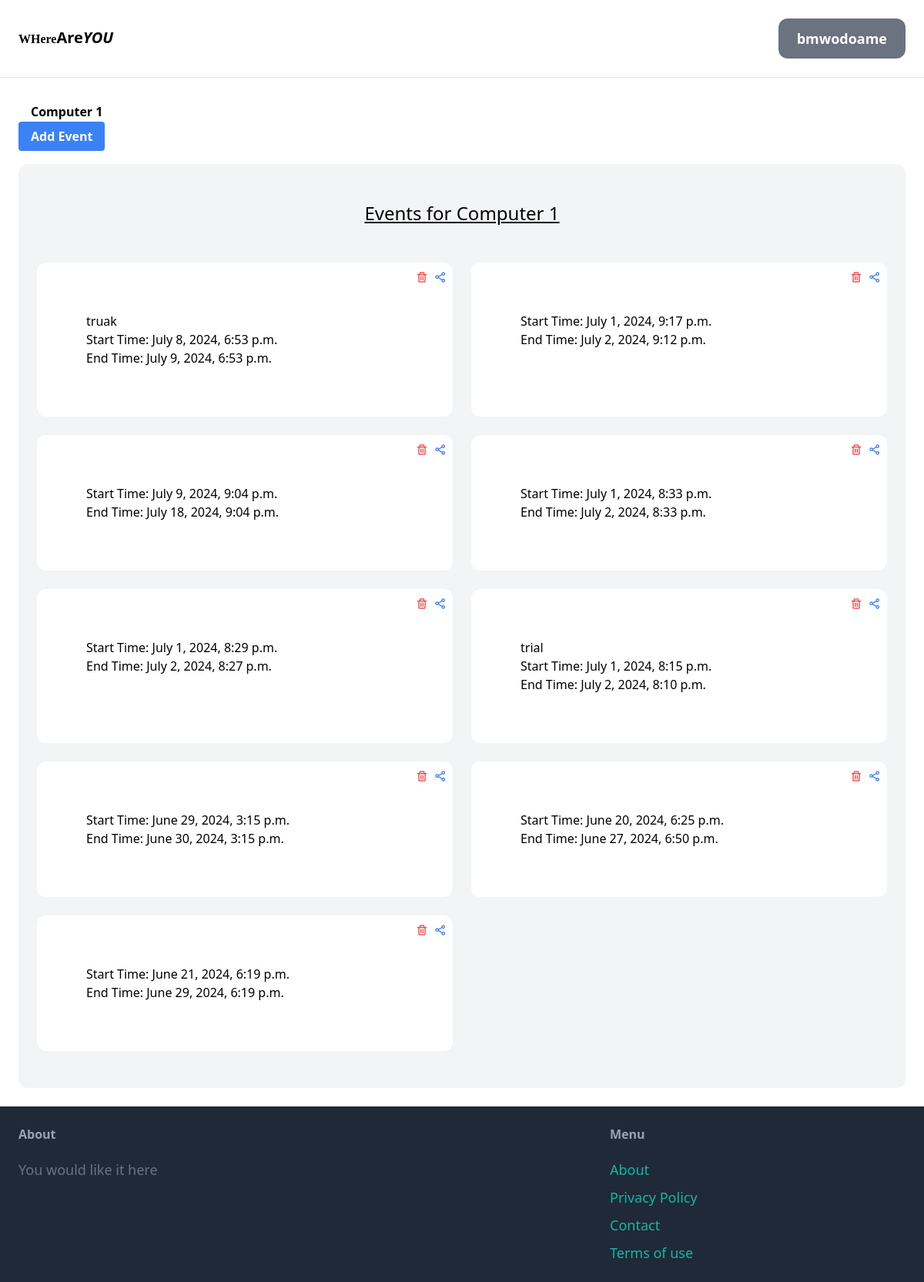
Page /spencer/science/Computer 1/ (signed in) on the committed database.
### core/models.py (models this page shows, shortened)
class Class(models.Model):
    course = models.ForeignKey(Course, on_delete=models.CASCADE)
    class_name = models.CharField(max_length=100)

class Event(models.Model):
    event_id = models.AutoField(primary_key=True)
    related_class = models.ForeignKey(Class, on_delete=models.CASCADE)
    event_name = models.CharField(max_length=100, blank=True)
    start_time = models.DateTimeField()
    end_time = models.DateTimeField()
    location_address = models.CharField(max_length=200,null=True, blank=True)
    radius = models.DecimalField(max_digits=5, decimal_places=2)
    is_student_id_required = models.BooleanField(default=False)
    is_index_number_required = models.BooleanField(default=False)
    is_student_name_required = models.BooleanField(default=False)
    created_at = models.DateTimeField(auto_now_add=True)
    checkpoint_lat = models.DecimalField(decimal_places=7, max_digits=15, null=True)
    checkpoint_lng =  models.DecimalField(decimal_places=7, max_digits=15, null=True)
    class Meta:
        ordering = ['-created_at']

### core/views.py (the view)
# urls.py: path('<str:username>/<str:coursename>/<str:classname>/', views.view_class, name='view_class'),
def view_class(request: HttpRequest, username, coursename, classname):
    print(coursename)
    class_obj = get_object_or_404(Class, course__name=coursename, class_name=classname)
    events = class_obj.event_set.all()  # Get all events related to this class
    context =  {'class': class_obj, 'events': events, 'coursename':coursename}
    return render(request, 'core/view_class.html', context)

### core/templates/core/view_class.html (shortened to what this page needs)
{% extends 'core/base.html' %}
{% block content %}
<div class="text-black font-bold py-2 px-4 rounded"><h1>{{ class.class_name }}</h1></div>
<a href="{% url 'add_event' username=user.username coursename=coursename classname=class.class_name %}" class="bg-blue-500 hover:bg-blue-700 text-white font-bold py-2 px-4 rounded mb-4">Add Event</a>
<div class="mt-6 px-6 py-12 bg-gray-100 rounded-xl">
    <h2 class="mb-12 text-2xl text-center"><u>Events for {{ class.class_name }}</u></h2>
    {% if events %}
        <div class="grid grid-cols-1 sm:grid-cols-2 md:grid-cols-2 lg:grid-cols-2 gap-6">
            {% for event in events %}
                <div>
                    <div class="text-black bg-white p-8 rounded-xl h-full relative">
                        <div class="flex justify-between items-center">
                            <a href="{% url 'view_event' username=user.username coursename=coursename classname=class.class_name event_id=event.event_id %}" class="block text-black bg-white p-8 rounded-xl h-full relative">
                            <div>
                                <h2>{{ event.event_name }}</h2>
                                <p>Start Time: {{ event.start_time }}</p>
                                <p>End Time: {{ event.end_time }}</p>
                            </div>
                            </a>
                            <div class="absolute top-2 right-2 flex space-x-2">
                                <a href="{% url 'delete_event' username=user.username coursename=coursename classname=class.class_name event_id=event.event_id %}" class="text-red-500">
                                    <i class='bx bx-trash'></i>
                                </a>
                                <button class="text-blue-500" onclick="openSharePopup('{{ event.event_id }}')">
                                    <i class='bx bx-share-alt'></i>
                                </button>
                            </div>
                        </div>
                    </div>
                </div>
            {% endfor %}
        </div>
    {% else %}
        <p>No events created yet for this class.</p>
    {% endif %}
</div>
{% endblock %}

### core/templates/core/base.html (shortened to what this page needs)
{% load static %}
<!DOCTYPE html>
<html>
<head>
    <script src="https://cdn.tailwindcss.com"></script>
    <link href='https://unpkg.com/boxicons@2.1.1/css/boxicons.min.css' rel='stylesheet'>
</head>
<body class="relative">
    <nav class="py-6 px-6 flex justify-between items-center border-b border-gray-200">
        <a href="/" class="text-xl font-semibold"><small style="font-family:Calibri">W<b>H</b>ere</small>Are<i>YOU</i></a>
        <div class="space-x-6">
            {% if request.user.is_authenticated %}
            <button id="sidebarToggle" class="px-6 py-3 text-lg font-semibold bg-gray-500 text-white rounded-xl hover:bg-gray-700">{{ user.username }}</button>
            {% else %}
            <a href="#" class="px-6 py-3 text-lg font-semibold bg-teal-500 text-white rounded-xl hover:bg-teal-700">Sign up</a>
            <a href="#" class="px-6 py-3 text-lg font-semibold bg-gray-500 text-white rounded-xl hover:bg-gray-700">Sign in</a>
            {% endif %}
        </div>
    </nav>
    <div class="px-6 py-6">
        {% block content %}
        {% endblock content %}
    </div>
    <footer class="py-6 px-6 flex justify-between bg-gray-800">
        <div class="w-2/3 pr-10">
            <h3 class="mb-5 font-semibold text-gray-400">About</h3>
            <p class="text-lg text-gray-500"> You would like it here</p>
        </div>
        <div class="w-1/3">
            <h3 class="mb-5 font-semibold text-gray-400">Menu</h3>
            <ul class="space-y-2">
                <li><a href="#" class=" text-lg text-teal-500 hover:text-teal-700">About</a></li>
                <li><a href="#" class=" text-lg text-teal-500 hover:text-teal-700">Privacy Policy</a></li>
                <li><a href="#" class=" text-lg text-teal-500 hover:text-teal-700">Contact</a></li>
                <li><a href="#" class=" text-lg text-teal-500 hover:text-teal-700">Terms of use</a></li>
            </ul>
        </div>
    </footer>
</body>
</html>

### rows in the picture
Class: class_name "Computer 1"
Event: event_name "truak", start_time "July 8, 2024, 6:53 p.m.", end_time "July 9, 2024, 6:53 p.m."
Event: start_time "July 1, 2024, 9:17 p.m.", end_time "July 2, 2024, 9:12 p.m."
Event: start_time "July 9, 2024, 9:04 p.m.", end_time "July 18, 2024, 9:04 p.m."
Event: start_time "July 1, 2024, 8:33 p.m.", end_time "July 2, 2024, 8:33 p.m."
Event: start_time "July 1, 2024, 8:29 p.m.", end_time "July 2, 2024, 8:27 p.m."
Event: event_name "trial", start_time "July 1, 2024, 8:15 p.m.", end_time "July 2, 2024, 8:10 p.m."
Event: start_time "June 29, 2024, 3:15 p.m.", end_time "June 30, 2024, 3:15 p.m."
Event: start_time "June 20, 2024, 6:25 p.m.", end_time "June 27, 2024, 6:50 p.m."
Event: start_time "June 21, 2024, 6:19 p.m.", end_time "June 29, 2024, 6:19 p.m."

### other values in the picture
{{ user.username }} "bmwodoame"
